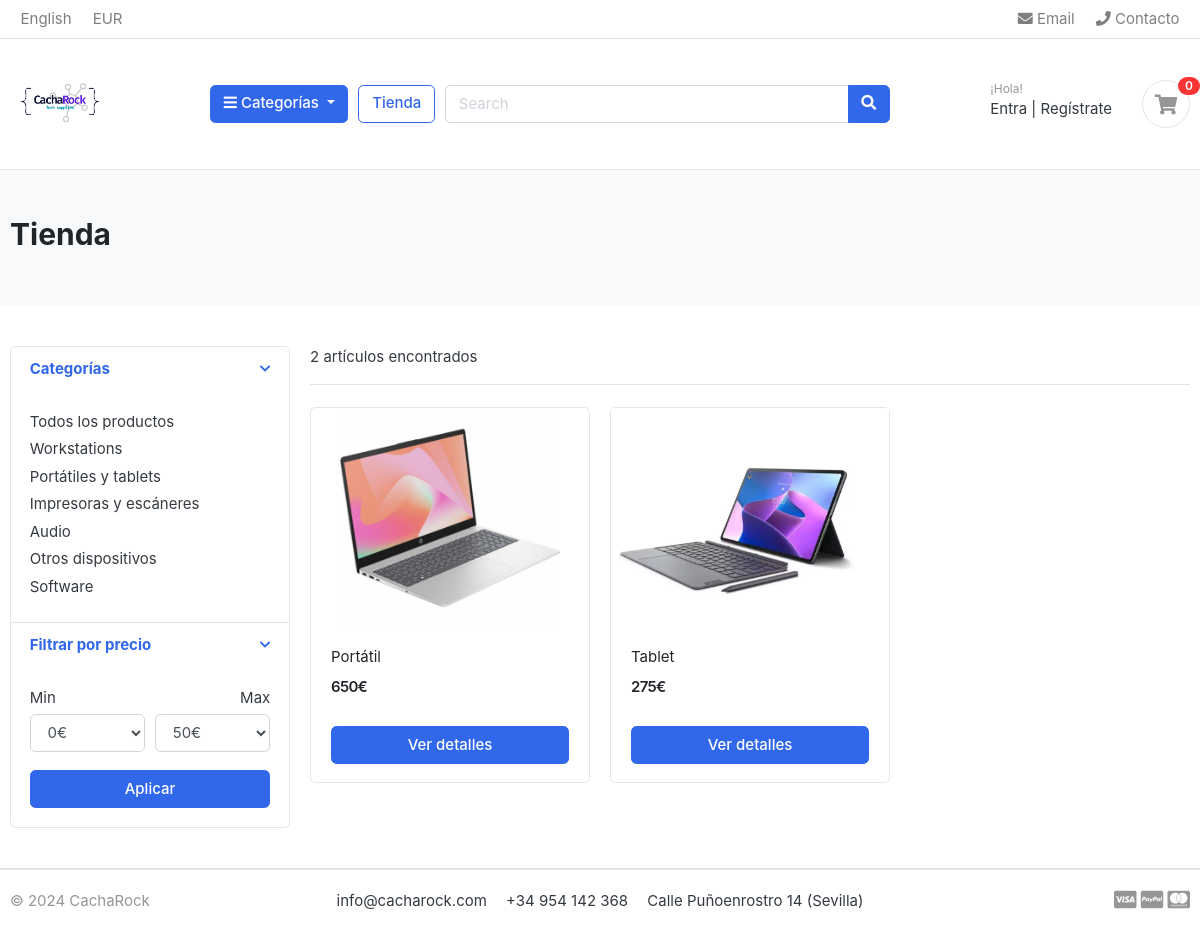
The app's page /tienda/categoria/portatiles-y-tablets/ with its own data.
### categoria/models.py (models this page shows, shortened)
class Categoria(models.Model):
    nombre_categoria = models.CharField(max_length=50, unique=True)
    slug = models.SlugField(max_length=100, unique=True)
    descripcion = models.CharField(max_length=255)
    cat_imagen = models.ImageField(upload_to='imagenes/categories/', blank=True)
    class Meta():
        verbose_name = 'Categoría'
        verbose_name_plural = 'Categorías'
    def get_url(self):
        return reverse('productos_por_categoria', args=[self.slug])

### tienda/models.py (models this page shows, shortened)
class Producto(models.Model):
    nombre_producto = models.CharField(max_length=200, unique=True)
    slug = models.SlugField(max_length=200, unique=True)
    descripcion_producto = models.TextField(max_length=500, blank=True)
    precio = models.IntegerField()
    imagen = models.ImageField(upload_to='imagenes/productos')
    stock_maximo = models.IntegerField(default=0)
    stock_disponible = models.IntegerField()
    disponibilidad = models.BooleanField(default=True)
    categoria = models.ForeignKey(Categoria, on_delete=models.CASCADE)
    fecha_creacion = models.DateTimeField(auto_now_add=True)
    fecha_modificacion = models.DateTimeField(auto_now=True)
    def get_url(self):
        return reverse('detalle_producto', args=[self.categoria.slug, self.slug])

### tienda/views.py (the view)
# urls.py: path('tienda/', include('tienda.urls')),
def tienda(request, categoria_slug=None):
    categorias = None
    productos = None
    if categoria_slug != None:
        categorias = get_object_or_404(Categoria, slug=categoria_slug)
        productos = Producto.objects.filter(categoria=categorias, disponibilidad=True)
        paginator = Paginator(productos, 3) # Paginación y artículos mostrados por página
        page = request.GET.get('page')
        paged_productos = paginator.get_page(page)
        numero_productos = productos.count()
    else:
        productos = Producto.objects.all().filter(disponibilidad=True).order_by('id')
        paginator = Paginator(productos, 6)
        page = request.GET.get('page')
        paged_productos = paginator.get_page(page)
        numero_productos = productos.count()
    print("Número de productos:", len(productos))
    context = {
        'productos': paged_productos,
        'numero_productos' : numero_productos
    }
    return render(request, 'tienda/tienda.html', context)

### carts/context_processors.py (called while the page is built)
def contador(request):
    cuenta_carrito = 0
    if 'admin' in request.path:
        return {}
    else:
        try:
            cart = Cart.objects.filter(cart_id=_cart_id(request))
            cart_items = CartItem.objects.all().filter(cart=cart[:1])
            for cart_item in cart_items:
                cuenta_carrito += cuenta_carrito + cart_item.cantidad
        except Cart.DoesNotExist:
            cuenta_carrito = 0
    return dict(cuenta_carrito=cuenta_carrito)

### carts/views.py (called while the page is built)
def _cart_id(request):
    cart = request.session.session_key
    if not cart:
        cart = request.session.create()
    return cart

### categoria/context_processors.py (called while the page is built)
def menu_links(request):
    links = Categoria.objects.all()
    return dict(links=links)

### templates/tienda/tienda.html (shortened to what this page needs)
{% extends "base.html" %}
{% load static %}
{% block content %}
<section class="section-pagetop bg">
    <div class="container">
        {% if 'search' in request.path %}
        <h2 class="title-page">Encontrar productos</h2>
        {% else %}
        <h2 class="title-page">Tienda</h2>
        {% endif %}
    </div>
</section>
<section class="section-content padding-y">
    <div class="container">
        <div class="row">
            <aside class="col-md-3">
                <div class="card">
                    <article class="filter-group">
                        <header class="card-header">
                            <a href="#" data-toggle="collapse" data-target="#collapse_1" aria-expanded="true" class="">
                                <i class="icon-control fa fa-chevron-down"></i>
                                <h6 class="title">Categorías</h6>
                            </a>
                        </header>
                        <div class="filter-content collapse show" id="collapse_1">
                            <div class="card-body">
                                <ul class="list-menu">
                                    <li><a href="{% url 'tienda' %}">Todos los productos  </a></li>
                                    {% for categoria in links %}
                                    <li><a href="{{ categoria.get_url }}">{{ categoria.nombre_categoria }}  </a></li>
                                    {% endfor %}
                                </ul>
                            </div>
                        </div>
                    </article>
                    <article class="filter-group">
                        <header class="card-header">
                            <a href="#" data-toggle="collapse" data-target="#collapse_3" aria-expanded="true" class="">
                                <i class="icon-control fa fa-chevron-down"></i>
                                <h6 class="title">Filtrar por precio </h6>
                            </a>
                        </header>
                        <div class="filter-content collapse show" id="collapse_3">
                            <div class="card-body">
                                <div class="form-row">
                                    <div class="form-group col-md-6">
                                        <label>Min</label>
                                        <select class="mr-2 form-control">
                                            <option value="0">0€</option>
                                        </select>
                                    </div>
                                    <div class="form-group text-right col-md-6">
                                        <label>Max</label>
                                        <select class="mr-2 form-control">
                                            <option value="50">50€</option>
                                        </select>
                                    </div>
                                </div>
                                <button class="btn btn-block btn-primary">Aplicar</button>
                            </div>
                        </div>
                    </article>
                </div>
            </aside>
            <main class="col-md-9">
                <header class="border-bottom mb-4 pb-3">
                    <div class="form-inline">
                        <span class="mr-md-auto">{{ numero_productos }} artículos encontrados </span>
                    </div>
                </header>
                <div class="row">
                    {% if productos %}
                    {% for producto in productos %}
                    <div class="col-md-4">
                        <figure class="card card-product-grid">
                            <div class="img-wrap">
                                <a href="{{ producto.get_url }}"><img src="{{ producto.imagen.url }}" height="" width="" alt=""></a>
                            </div>
                            <figcaption class="info-wrap">
                                <div class="fix-height">
                                    <a href="{{ producto.get_url }}" class="title">{{ producto.nombre_producto }}</a>
                                    <div class="price-wrap mt-2">
                                        <span class="price">{{ producto.precio }}€</span>
                                    </div>
                                </div>
                                <a href="{{ producto.get_url }}" class="btn btn-block btn-primary">Ver detalles </a>
                            </figcaption>
                        </figure>
                    </div>
                    {% endfor %}
                    {% else %}
                    <div>
                        <h2>Sin resultados</h2>
                    </div>
                    {% endif %}
                </div>
            </main>
        </div>
    </div>
</section>
{% endblock content %}

### eshop/static/css/ui.css (style rules this page uses)
html { font-family: "Inter", sans-serif; font-size: 15px; }
.img-wrap { text-align: center; display: block; }
.img-wrap img { max-width: 100%; }
.price-wrap { letter-spacing: -0.7px; }
.padding-y { padding-top: 40px; padding-bottom: 40px; }
figure { margin-bottom: 0; }
article:after, .form-group:after { display: block; clear: both; content: ""; }
.bg { background-color: #f8f9fa; }
.title-page { color: #212529; }
[class*=list-] li:after { visibility: hidden; display: block; content: ""; overflow: hidden; height: 0; clear: both; }
.list-menu { list-style: none; margin: 0; padding-left: 0; }
.list-menu li { margin-bottom: 5px; }
.list-menu a { color: #343a40; }
[class*=card-product] a.title { color: #212529; display: block; }
[class*=card-product] .img-wrap { overflow: hidden; position: relative; }
[class*=card-product] .img-wrap img { height: 100%; max-width: 100%; width: auto; display: inline-block; -o-object-fit: cover; object-fit: cover; }
.card-product-grid { margin-bottom: 20px; }
.card-product-grid .img-wrap { border-radius: 0.2rem 0.2rem 0 0; height: 220px; }
.card-product-grid .info-wrap { overflow: hidden; padding: 18px 20px; }
.card-product-grid .fix-height { height: 80px; overflow: hidden; }
.card .img-wrap { overflow: hidden; }
.price { font-weight: 600; color: #212529; }
.icon-control { margin-top: 5px; float: right; font-size: 80%; }
.card-header .title { margin-bottom: 0; line-height: 1.5; }
.filter-group { border-bottom: 1px solid #e4e4e4; }
.filter-group .card-header { border-bottom: 0; }
.filter-group:last-child { border-bottom: 0; }
.section-pagetop { padding: 45px 0; }

### records on screen
Categoria: nombre_categoria "Workstations"
Categoria: nombre_categoria "Portátiles y tablets"
Categoria: nombre_categoria "Impresoras y escáneres"
Categoria: nombre_categoria "Audio"
Categoria: nombre_categoria "Otros dispositivos"
Categoria: nombre_categoria "Software"
Producto: imagen (picture), nombre_producto "Portátil", precio "650"
Producto: imagen (picture), nombre_producto "Tablet", precio "275"

### other values on screen
{{ cuenta_carrito }} "0"
{{ numero_productos }} "2"
